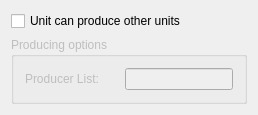
          <widget class="QWidget" name="tab" >
           <attribute name="title" >
            <string>Production</string>
           </attribute>
           <layout class="QVBoxLayout" >
            <item>
             <widget class="QCheckBox" name="mUnitCanProduce" >
              <property name="toolTip" >
               <string>Whether this facility can produce other units</string>
              </property>
              <property name="whatsThis" >
               <string>Whether this facility can produce other units/facilities (i.e. is a factory).</string>
              </property>
              <property name="text" >
               <string>Unit can produce other units</string>
              </property>
             </widget>
            </item>
            <item>
             <widget class="Q3GroupBox" name="mUnitProducingGroup" >
              <property name="enabled" >
               <bool>false</bool>
              </property>
              <property name="title" >
               <string>Producing options</string>
              </property>
              <layout class="QHBoxLayout" >
               <property name="spacing" >
                <number>6</number>
               </property>
               <property name="leftMargin" >
                <number>11</number>
               </property>
               <property name="topMargin" >
                <number>11</number>
               </property>
               <property name="rightMargin" >
                <number>11</number>
               </property>
               <property name="bottomMargin" >
                <number>11</number>
               </property>
               <item>
                <widget class="QLabel" name="mUnitProducerListLabel" >
                 <property name="text" >
                  <string>Producer List:</string>
                 </property>
                 <property name="wordWrap" >
                  <bool>false</bool>
                 </property>
                </widget>
               </item>
               <item>
                <spacer>
                 <property name="orientation" >
                  <enum>Qt::Horizontal</enum>
                 </property>
                 <property name="sizeType" >
                  <enum>QSizePolicy::Fixed</enum>
                 </property>
                 <property name="sizeHint" >
                  <size>
                   <width>20</width>
                   <height>20</height>
                  </size>
                 </property>
                </spacer>
               </item>
               <item>
                <widget class="QLineEdit" name="mUnitProducerList" >
                 <property name="toolTip" >
                  <string>A comma separated list of producer numbers</string>
                 </property>
                 <property name="whatsThis" >
                  <string>&lt;p>A comma separated list of &lt;i>Producer&lt;/i> numbers that this factory can produce.&lt;/p>
&lt;p>Usually this is only a single number, e.g. simply "10" for the Command Bunker.&lt;/p></string>
                 </property>
                </widget>
               </item>
              </layout>
             </widget>
            </item>
           </layout>
          </widget>
